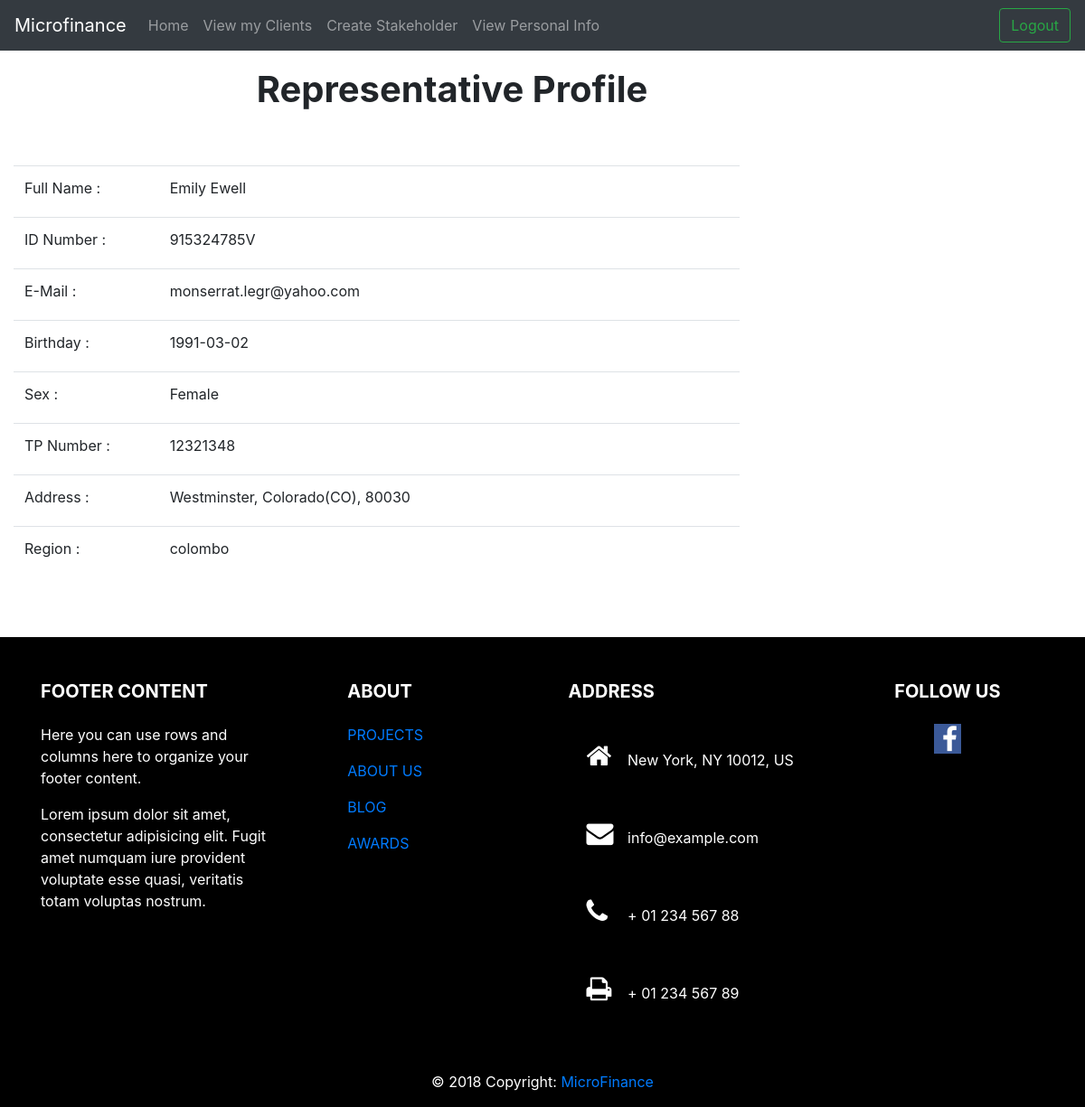
The app's page /Rep/viewpdetails.php (signed in) with its own data.
### tables this page shows
CREATE TABLE `representatives` (
  `rep_id` int(10) NOT NULL,
  `first_name` varchar(15) DEFAULT NULL,
  `last_name` varchar(15) DEFAULT NULL,
  `email` varchar(30) DEFAULT NULL,
  `birthday` date DEFAULT NULL,
  `tele_phone` int(10) DEFAULT NULL,
  `address` text,
  `region` varchar(20) DEFAULT NULL,
  `nic` varchar(11) NOT NULL,
  `gender` enum('Male','Female') NOT NULL
);

### Classes/rep.php (called while the page is built, shortened)
<?php
class rep
{
    private $rep_id;
    public function getRepId()
    {
        return $this->rep_id;
    }
}

### Rep/viewpdetails.php (the view, shortened to what this page needs)
<!doctype html>
<html lang="en">
<head>
    <link rel="stylesheet" href="https://cdnjs.cloudflare.com/ajax/libs/font-awesome/4.7.0/css/font-awesome.min.css">
          <link href="../css/custom.css" rel="stylesheet">
    <?php
    require_once '../Classes/rep.php';
    ?>
    <link rel="stylesheet" href="https://stackpath.bootstrapcdn.com/bootstrap/4.1.3/css/bootstrap.min.css"
>
</head>
<body>
  <header>
    <nav class="navbar navbar-expand-md navbar-dark fixed-top bg-dark">
      <a class="navbar-brand" href="#">Microfinance</a>
      <div class="collapse navbar-collapse" id="navbarCollapse">
        <ul class="navbar-nav mr-auto">
        <li class="nav-item">
                    <a class="nav-link" href="rephome.php">Home <span class="sr-only">(current)</span></a>
                </li>
                <li class="nav-item">
                    <a class="nav-link" href="viewclients.php">View my Clients</a>
                </li>
                <li class="nav-item ">
                    <a class="nav-link" href="createstakeholder.php">Create Stakeholder </a>
                </li>
                <li class="nav-item ">
                    <a class="nav-link" href="viewpdetails.php">View Personal Info </a>
                </li>
        </ul>
        <form class="form-inline mt-2 mt-md-0" action="../login/logout.php">
          <button class="btn btn-outline-success my-2 my-sm-0" type="submit">Logout</button>
        </form>
      </div>
    </nav>
  </header>
<main role="main">
    <div style="height:75px;">
</div>
    <div id="content" class="col-lg-10 col-sm-10">
        <h1 align="center"><b>Representative Profile</b></h1>
        <div class=" row" align="center">
            <div class="col-md-8">
            </div>
            <div class="col-md-2" align="right">
            </div>
            <div class="col-md-8">
            </div>
            <div class="col-lg-10" align="left">
                <?php
                $dataconnect = new DbConnect();
                $link = $dataconnect->connect();
                $rep_id = $_SESSION['rep']->getRepId();
                $query = "SELECT * FROM representatives WHERE rep_id = '$rep_id'";
                $result = mysqli_query($link, $query);
                while ($row = mysqli_fetch_array($result)) {
                    ?>
                    <form action=../Client/editprofile.php method="POST">
                        <table style='margin-top:50px;' class="table">
                            <tr>
                                <td class="lcolumn" width="20%"><label for="full name">Full Name </label> :</td>
                                <td><?php echo '<label  name="fullname" class="add1">' . $row['first_name'] . ' ' . $row['last_name'] . '</label></br>' ?></td>
                            </tr>
                            <tr>
                                <td class="lcolumn" width="20%"><label for="id">ID Number </label> :</td>
                                <td><?php echo '<label  name="nic" class="add1">' . $row['nic'] . '</label></br>' ?></td>
                            </tr>
                            <tr>
                                <td class="lcolumn" width="20%"><label for="email">E-Mail </label> :</td>
                                <td><?php echo '<label  name="email" class="add1">' . $row['email'] . '</label></br>' ?></td>
                            </tr>
                            <tr>
                                <td class="lcolumn" width="20%"><label for="birthday">Birthday </label> :</td>
                                <td><?php echo '<label  name="birthday" class="add1">' . $row['birthday'] . '</label></br>' ?></td>
                            </tr>
                            <tr>
                                <td class="lcolumn" width="20%"><label for="gender">Sex </label> :</td>
                                <td><?php echo '<label  name="gender" class="add1">' . $row['gender'] . '</label></br>' ?></td>
                            </tr>
                            <tr>
                                <td class="lcolumn" width="20%"><label for="phone">TP Number </label> :</td>
                                <td><?php echo '<label  name="phone" class="add1">' . $row['tele_phone'] . '</label></br>' ?></td>
                            </tr>
                            <tr>
                                <td class="lcolumn" width="20%"><label for="adress">Address </label> :</td>
                                <td><?php echo '<label  name="address" class="add1">' . $row['address'] . '</label></br>' ?></td>
                            </tr>
                            <tr>
                                <td class="lcolumn" width="20%"><label for="region">Region </label> :</td>
                                <td><?php echo '<label  name="address" class="add1">' . $row['region'] . '</label></br>' ?></td>
                            </tr>
                        </table>
                    </form>
                    <?php
                }
                ?>
            </div>
        </div>
    </div>
    <div style="height:50px">
</div>
      <footer class="page-footer font-small mdb-color lighten-3 pt-4">
<div class="container text-center text-md-left">
  <div class="row">
    <div class="col-md-4 col-lg-3 mr-auto my-md-4 my-0 mt-4 mb-1">
      <h5 class="font-weight-bold text-uppercase mb-4">Footer Content</h5>
      <p>Here you can use rows and columns here to organize your footer content.</p>
      <p>Lorem ipsum dolor sit amet, consectetur adipisicing elit. Fugit amet numquam iure provident voluptate esse
        quasi, veritatis totam voluptas nostrum.</p>
    </div>
    <div class="col-md-2 col-lg-2 mx-auto my-md-4 my-0 mt-4 mb-1">
      <h5 class="font-weight-bold text-uppercase mb-4">About</h5>
      <ul class="list-unstyled">
        <li>
          <p>
            <a href="#!">PROJECTS</a>
          </p>
        </li>
        <li>
          <p>
            <a href="#!">ABOUT US</a>
          </p>
        </li>
        <li>
          <p>
            <a href="#!">BLOG</a>
          </p>
        </li>
        <li>
          <p>
            <a href="#!">AWARDS</a>
          </p>
        </li>
      </ul>
    </div>
    <div class="col-md-4 col-lg-3 mx-auto my-md-4 my-0 mt-4 mb-1">
      <h5 class="font-weight-bold text-uppercase mb-4">Address</h5>
      <ul class="list-unstyled">
        <li>
          <p>
            <i class="fa fa-home mr-3"></i> New York, NY 10012, US</p>
        </li>
        <li>
          <p>
            <i class="fa fa-envelope mr-3"></i> info@example.com</p>
        </li>
        <li>
          <p>
            <i class="fa fa-phone mr-3"></i> + 01 234 567 88</p>
        </li>
        <li>
          <p>
            <i class="fa fa-print mr-3"></i> + 01 234 567 89</p>
        </li>
      </ul>
    </div>
    <div class="col-md-2 col-lg-2 text-center mx-auto my-4">
      <h5 class="font-weight-bold text-uppercase mb-4">Follow Us</h5>
      <a type="button" class="btn-floating btn-fb">
        <i class="fa fa-facebook"></i>
      </a>
    </div>
  </div>
</div>
<div class="footer-copyright text-center py-3">© 2018 Copyright:
  <a href=""> MicroFinance</a>
</div>
</footer>
</main>
</body>
</html>

### css/custom.css (style rules this page uses)
.fa { padding: 20px; font-size: 30px; width: 45px; text-decoration: none; }
.fa-facebook { background: #3B5998; color: #FFFFFF; padding: 0.05em 0.3em; background: #3B5998; color: white; width: 30px; }
footer { background: black; color: white; }

### records on screen
representatives: first_name "Emily", last_name "Ewell", nic "915324785V", email "monserrat.legr@yahoo.com", birthday "1991-03-02", gender "Female", tele_phone "12321348", address "Westminster, Colorado(CO), 80030", region "colombo"
